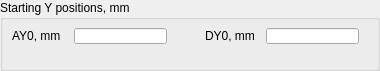
   <widget class="QGroupBox" name="groupBox_16">
    <property name="geometry">
     <rect>
      <x>0</x>
      <y>680</y>
      <width>380</width>
      <height>71</height>
     </rect>
    </property>
    <property name="title">
     <string>Starting Y positions, mm</string>
    </property>
    <widget class="QLabel" name="label_13">
     <property name="geometry">
      <rect>
       <x>11</x>
       <y>25</y>
       <width>16</width>
       <height>16</height>
      </rect>
     </property>
     <property name="text">
      <string/>
     </property>
    </widget>
    <widget class="caTextEntry" name="catextentry_111">
     <property name="geometry">
      <rect>
       <x>266</x>
       <y>28</y>
       <width>93</width>
       <height>16</height>
      </rect>
     </property>
     <property name="channel" stdset="0">
      <string notr="true">9idcLAX:USAXS:DY0.VAL</string>
     </property>
     <property name="background">
      <color>
       <red>115</red>
       <green>215</green>
       <blue>253</blue>
      </color>
     </property>
     <property name="colorMode">
      <enum>caLineEdit::Static</enum>
     </property>
    </widget>
    <widget class="QLabel" name="label_66">
     <property name="geometry">
      <rect>
       <x>12</x>
       <y>28</y>
       <width>52</width>
       <height>16</height>
      </rect>
     </property>
     <property name="text">
      <string>AY0, mm</string>
     </property>
    </widget>
    <widget class="QLabel" name="label_82">
     <property name="geometry">
      <rect>
       <x>205</x>
       <y>28</y>
       <width>53</width>
       <height>16</height>
      </rect>
     </property>
     <property name="text">
      <string>DY0, mm</string>
     </property>
    </widget>
    <widget class="caTextEntry" name="catextentry_109">
     <property name="geometry">
      <rect>
       <x>74</x>
       <y>28</y>
       <width>93</width>
       <height>16</height>
      </rect>
     </property>
     <property name="channel" stdset="0">
      <string notr="true">9idcLAX:USAXS:AY0.VAL</string>
     </property>
     <property name="background">
      <color>
       <red>115</red>
       <green>215</green>
       <blue>253</blue>
      </color>
     </property>
     <property name="colorMode">
      <enum>caLineEdit::Static</enum>
     </property>
    </widget>
   </widget>
